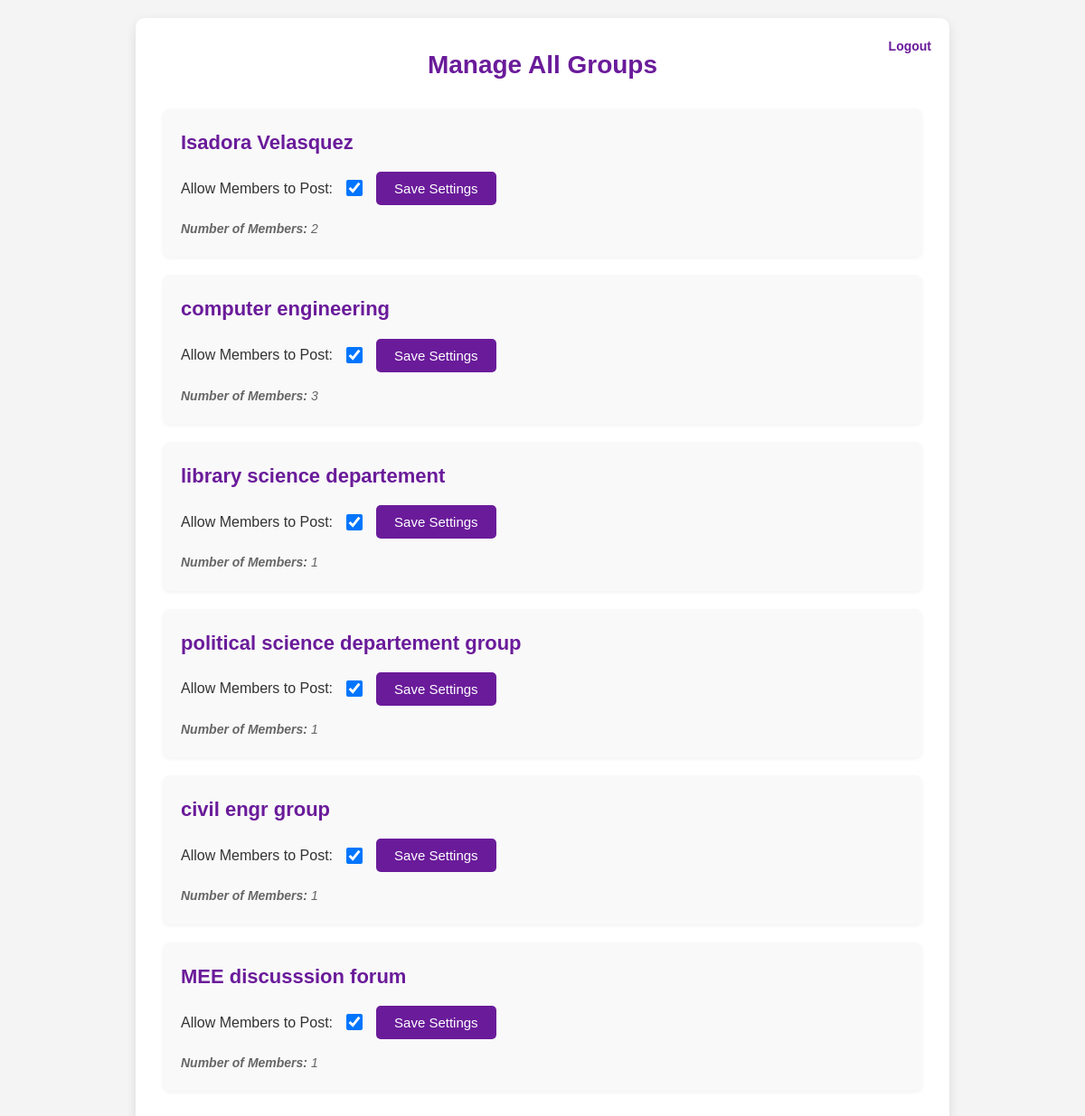
/werey001/group_settings.php, run on the app's committed database.
### tables this page shows
CREATE TABLE `groups` (
  `id` int(11) NOT NULL,
  `name` varchar(255) NOT NULL,
  `description` text DEFAULT NULL,
  `creator_id` int(11) NOT NULL,
  `is_public` tinyint(1) DEFAULT 0,
  `can_post` tinyint(1) DEFAULT 1
);

### werey001/group_settings.php (the view, shortened to what this page needs)
<?php
try {
    $conn = new mysqli('localhost', 'unimaid9_unimaidresources', '#adyems123AD', 'unimaid9_unimaidresources');
} catch (Exception $e) {
    die("Database connection error: " . $e->getMessage());
}
$sql = "SELECT id, name, can_post FROM `groups`";
$result = $conn->query($sql);
function getGroupMemberCount($groupId, $conn) {
    $sql = "SELECT COUNT(*) as member_count FROM group_members WHERE group_id = ?";
    $stmt = $conn->prepare($sql);
    $stmt->bind_param("i", $groupId);
    $stmt->execute();
    $result = $stmt->get_result();
    $row = $result->fetch_assoc();
    return $row['member_count'];
}
?>
<!DOCTYPE html>
<html lang="en">
<head>
</head>
<body>
    <div class="container">
        <a href="logout.php" class="logout">Logout</a>
        <h1>Manage All Groups</h1>
        <div class="group-list">
            <?php if ($result->num_rows > 0): ?>
                <?php while ($group = $result->fetch_assoc()): ?>
                    <div class="group-item">
                        <h3><?php echo htmlspecialchars($group['name']); ?></h3>
                        <form action="group_settings.php" method="POST" onsubmit="return confirm('Are you sure you want to save these settings?');">
                            <label for="can_post_<?php echo $group['id']; ?>">Allow Members to Post:</label>
                            <input type="checkbox"
                                   id="can_post_<?php echo $group['id']; ?>"
                                   name="can_post"
                                   <?php echo $group['can_post'] ? 'checked' : ''; ?>>
                            <input type="submit" value="Save Settings">
                        </form>
                        <p><strong>Number of Members:</strong> <?php echo getGroupMemberCount($group['id'], $conn); ?></p>
                    </div>
                <?php endwhile; ?>
            <?php else: ?>
                <div class="no-groups">No groups found in the database.</div>
            <?php endif; ?>
        </div>
    </div>
</body>
</html>

### werey001/group_settings.php (style rules this page uses)
:root { --primary: #6a1b9a; --primary-hover: #4a148c; --secondary: #f4f4f4; --text: #333; --white: #fff; --shadow: 0 4px 12px rgba(0, 0, 0, 0.1); --transition: all 0.3s ease; --success: #28a745; --error: #dc3545; }
* { margin: 0; padding: 0; box-sizing: border-box; }
body { font-family: Arial, sans-serif; background: var(--secondary); color: var(--text); line-height: 1.6; min-height: 100vh; padding: 20px; }
.container { max-width: 900px; margin: 0 auto; background: var(--white); padding: 30px; border-radius: 10px; box-shadow: var(--shadow); position: relative; }
h1 { color: var(--primary); font-size: 28px; margin-bottom: 25px; text-align: center; font-weight: 700; }
.logout { position: absolute; top: 20px; right: 20px; color: var(--primary); text-decoration: none; font-size: 14px; font-weight: 600; transition: var(--transition); }
.group-list { margin-top: 20px; }
.group-item { background: #f9f9f9; padding: 20px; margin-bottom: 20px; border-radius: 8px; box-shadow: 0 2px 4px rgba(0, 0, 0, 0.05); transition: var(--transition); }
.group-item h3 { color: var(--primary); font-size: 22px; margin-bottom: 15px; font-weight: 600; }
.group-item form { display: flex; align-items: center; gap: 15px; margin: 15px 0; }
.group-item label { font-size: 16px; cursor: pointer; }
.group-item input[type="checkbox"] { width: 18px; height: 18px; cursor: pointer; }
.group-item input[type="submit"] { background: var(--primary); color: var(--white); padding: 10px 20px; border: none; border-radius: 5px; cursor: pointer; font-size: 15px; font-weight: 500; transition: var(--transition); }
.group-item p { color: #666; font-size: 14px; font-style: italic; }

### data on the page
groups: name "Isadora Velasquez", can_post "☑", id "2"
groups: name "computer engineering", can_post "☑", id "3"
groups: name "library science departement", can_post "☑", id "1"
groups: name "political science departement group", can_post "☑", id "1"
groups: name "civil engr group", can_post "☑", id "1"
groups: name "MEE discusssion forum", can_post "☑", id "1"
